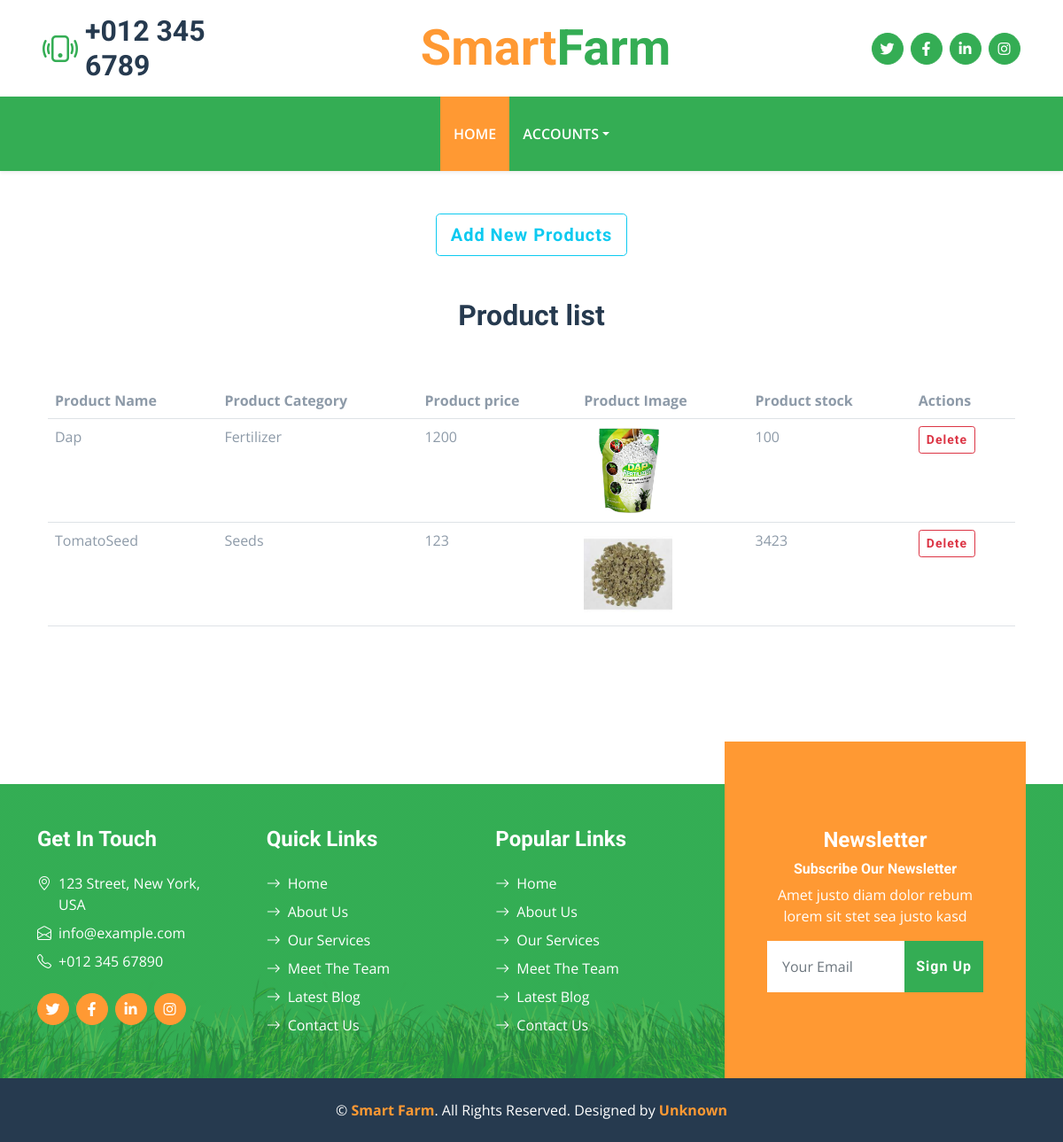
The app's page /expert/FarmersProducts with its own data.
### Expert/models.py (models this page shows)
class FarmerProducts(models.Model):
    options = (
        ("Fertilizer","Fertilizers"),
        ("Seeds","Seeds"),
        ("Accessories","Accessories")
    )
    Product_Name = models.CharField(max_length=255)
    Product_Category = models.CharField(max_length=255,choices=options)
    Product_price = models.IntegerField()
    Product_image = models.FileField(upload_to="farmer_product")
    Product_stock = models.IntegerField()
    user = models.ForeignKey(User,on_delete=models.CASCADE,null=True,blank=True)
    status = models.BooleanField(default=True)

### Expert/views.py (the view, shortened to what this page needs)
# urls.py: path("FarmersProducts",views.FarmersProducts,name= "FarmersProducts"),
def FarmersProducts(request):
    form  = ProductAddform()
    prod = FarmerProducts.objects.all()
    context = {
        "form":form,
        'products':prod
    }
    return render(request,'expert/products.html',context)

### Expert/forms.py
class ProductAddform(ModelForm):
    class Meta:
        model = FarmerProducts
        fields = ["Product_Name","Product_Category","Product_price","Product_image","Product_stock"]

### templates/expert/products.html (shortened to what this page needs)
{% extends "expert/experthome.html" %}
{% block content %}
<div class="container mt-5">
    <div class="container text-center">
        <button type="button" data-bs-toggle="modal" data-bs-target="#exampleModal" class="btn btn-outline-info btn-lg">Add New Products</button>
    </div>
    <div class="container mt-5">
        <h2 class="text-center">Product list</h2><br><br>
        <table class="table">
            <tr>
                <th>Product Name</th>
                <th>Product Category</th>
                <th>Product price</th>
                <th>Product Image</th>
                <th>Product stock</th>
                <th>Actions</th>
            </tr>
        {% for i in products %}
            <tr>
                <td>{{i.Product_Name}}</td>
                <td>{{i.Product_Category}}</td>
                <td>{{i.Product_price}}</td>
                <td><img src="{{i.Product_image.url}}" width="auto" height="100px" alt=""></td>
                <td>{{i.Product_stock}}</td>
                <td>
                    <a href="{%url 'DeleteFarmProducts' i.id %}" class="btn btn-outline-danger btn-sm">Delete</a>
                </td>
            {% endfor %}
            </tr>
        </table>
    </div>
</div>
  <br><br><br>
{% endblock %}

### static/css/style.css (style rules this page uses)
:root { --primary: #34AD54; --secondary: #FF9933; --light: #F6FFF2; --dark: #263A4F; }
.btn { font-family: 'Roboto', sans-serif; letter-spacing: 1px; font-weight: 700; transition: .5s; }

### records on screen
FarmerProducts: Product_Name "Dap", Product_Category "Fertilizer", Product_price "1200", Product_image (picture), Product_stock "100"
FarmerProducts: Product_Name "TomatoSeed", Product_Category "Seeds", Product_price "123", Product_image (picture), Product_stock "3423"
